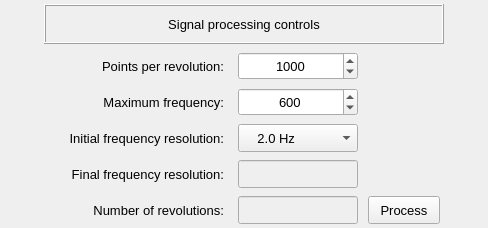
                  <widget class="QFrame" name="frame_4">
                   <property name="minimumSize">
                    <size>
                     <width>0</width>
                     <height>228</height>
                    </size>
                   </property>
                   <property name="maximumSize">
                    <size>
                     <width>16777215</width>
                     <height>228</height>
                    </size>
                   </property>
                   <property name="frameShape">
                    <enum>QFrame::Shape::NoFrame</enum>
                   </property>
                   <property name="frameShadow">
                    <enum>QFrame::Shadow::Raised</enum>
                   </property>
                   <layout class="QGridLayout" name="gridLayout">
                    <property name="leftMargin">
                     <number>4</number>
                    </property>
                    <property name="topMargin">
                     <number>4</number>
                    </property>
                    <property name="rightMargin">
                     <number>4</number>
                    </property>
                    <property name="bottomMargin">
                     <number>4</number>
                    </property>
                    <property name="horizontalSpacing">
                     <number>6</number>
                    </property>
                    <property name="verticalSpacing">
                     <number>8</number>
                    </property>
                    <item row="5" column="1">
                     <widget class="QLabel" name="label_39">
                      <property name="minimumSize">
                       <size>
                        <width>180</width>
                        <height>28</height>
                       </size>
                      </property>
                      <property name="maximumSize">
                       <size>
                        <width>180</width>
                        <height>28</height>
                       </size>
                      </property>
                      <property name="font">
                       <font>
                        <family>MS Shell Dlg 2</family>
                        <pointsize>10</pointsize>
                        <italic>false</italic>
                        <bold>false</bold>
                       </font>
                      </property>
                      <property name="text">
                       <string>Final frequency resolution:</string>
                      </property>
                      <property name="alignment">
                       <set>Qt::AlignmentFlag::AlignRight|Qt::AlignmentFlag::AlignTrailing|Qt::AlignmentFlag::AlignVCenter</set>
                      </property>
                     </widget>
                    </item>
                    <item row="4" column="2">
                     <widget class="QComboBox" name="comboBox_frequency_resolution">
                      <property name="minimumSize">
                       <size>
                        <width>120</width>
                        <height>28</height>
                       </size>
                      </property>
                      <property name="maximumSize">
                       <size>
                        <width>120</width>
                        <height>28</height>
                       </size>
                      </property>
                      <property name="font">
                       <font>
                        <family>MS Shell Dlg 2</family>
                        <pointsize>10</pointsize>
                        <italic>false</italic>
                        <bold>false</bold>
                       </font>
                      </property>
                      <property name="layoutDirection">
                       <enum>Qt::LayoutDirection::LeftToRight</enum>
                      </property>
                      <property name="currentIndex">
                       <number>4</number>
                      </property>
                      <item>
                       <property name="text">
                        <string>    0.1 Hz</string>
                       </property>
                      </item>
                      <item>
                       <property name="text">
                        <string>    0.2 Hz</string>
                       </property>
                      </item>
                      <item>
                       <property name="text">
                        <string>    0.5Hz</string>
                       </property>
                      </item>
                      <item>
                       <property name="text">
                        <string>    1.0 Hz</string>
                       </property>
                      </item>
                      <item>
                       <property name="text">
                        <string>    2.0 Hz</string>
                       </property>
                      </item>
                     </widget>
                    </item>
                    <item row="3" column="2">
                     <widget class="QSpinBox" name="spinBox_max_frequency">
                      <property name="minimumSize">
                       <size>
                        <width>120</width>
                        <height>28</height>
                       </size>
                      </property>
                      <property name="maximumSize">
                       <size>
                        <width>120</width>
                        <height>28</height>
                       </size>
                      </property>
                      <property name="font">
                       <font>
                        <family>MS Shell Dlg 2</family>
                        <pointsize>10</pointsize>
                        <italic>false</italic>
                        <bold>false</bold>
                       </font>
                      </property>
                      <property name="alignment">
                       <set>Qt::AlignmentFlag::AlignCenter</set>
                      </property>
                      <property name="minimum">
                       <number>100</number>
                      </property>
                      <property name="maximum">
                       <number>1000</number>
                      </property>
                      <property name="singleStep">
                       <number>10</number>
                      </property>
                      <property name="value">
                       <number>600</number>
                      </property>
                     </widget>
                    </item>
                    <item row="6" column="2">
                     <widget class="QLineEdit" name="lineEdit_number_of_revolutions">
                      <property name="enabled">
                       <bool>false</bool>
                      </property>
                      <property name="minimumSize">
                       <size>
                        <width>120</width>
                        <height>28</height>
                       </size>
                      </property>
                      <property name="maximumSize">
                       <size>
                        <width>120</width>
                        <height>28</height>
                       </size>
                      </property>
                      <property name="font">
                       <font>
                        <family>MS Shell Dlg 2</family>
                        <pointsize>10</pointsize>
                        <italic>false</italic>
                        <bold>false</bold>
                       </font>
                      </property>
                      <property name="styleSheet">
                       <string notr="true"/>
                      </property>
                      <property name="alignment">
                       <set>Qt::AlignmentFlag::AlignCenter</set>
                      </property>
                     </widget>
                    </item>
                    <item row="5" column="2">
                     <widget class="QLineEdit" name="lineEdit_frequency_resolution">
                      <property name="enabled">
                       <bool>false</bool>
                      </property>
                      <property name="minimumSize">
                       <size>
                        <width>120</width>
                        <height>28</height>
                       </size>
                      </property>
                      <property name="maximumSize">
                       <size>
                        <width>120</width>
                        <height>28</height>
                       </size>
                      </property>
                      <property name="font">
                       <font>
                        <family>MS Shell Dlg 2</family>
                        <pointsize>10</pointsize>
                        <italic>false</italic>
                        <bold>false</bold>
                       </font>
                      </property>
                      <property name="styleSheet">
                       <string notr="true"/>
                      </property>
                      <property name="alignment">
                       <set>Qt::AlignmentFlag::AlignCenter</set>
                      </property>
                     </widget>
                    </item>
                    <item row="6" column="1">
                     <widget class="QLabel" name="label_40">
                      <property name="minimumSize">
                       <size>
                        <width>180</width>
                        <height>28</height>
                       </size>
                      </property>
                      <property name="maximumSize">
                       <size>
                        <width>180</width>
                        <height>28</height>
                       </size>
                      </property>
                      <property name="font">
                       <font>
                        <family>MS Shell Dlg 2</family>
                        <pointsize>10</pointsize>
                        <italic>false</italic>
                        <bold>false</bold>
                       </font>
                      </property>
                      <property name="text">
                       <string>Number of revolutions:</string>
                      </property>
                      <property name="alignment">
                       <set>Qt::AlignmentFlag::AlignRight|Qt::AlignmentFlag::AlignTrailing|Qt::AlignmentFlag::AlignVCenter</set>
                      </property>
                     </widget>
                    </item>
                    <item row="4" column="1">
                     <widget class="QLabel" name="label_38">
                      <property name="minimumSize">
                       <size>
                        <width>180</width>
                        <height>28</height>
                       </size>
                      </property>
                      <property name="maximumSize">
                       <size>
                        <width>180</width>
                        <height>28</height>
                       </size>
                      </property>
                      <property name="font">
                       <font>
                        <family>MS Shell Dlg 2</family>
                        <pointsize>10</pointsize>
                        <italic>false</italic>
                        <bold>false</bold>
                       </font>
                      </property>
                      <property name="text">
                       <string>Initial frequency resolution:</string>
                      </property>
                      <property name="alignment">
                       <set>Qt::AlignmentFlag::AlignRight|Qt::AlignmentFlag::AlignTrailing|Qt::AlignmentFlag::AlignVCenter</set>
                      </property>
                     </widget>
                    </item>
                    <item row="3" column="1">
                     <widget class="QLabel" name="label_41">
                      <property name="minimumSize">
                       <size>
                        <width>180</width>
                        <height>28</height>
                       </size>
                      </property>
                      <property name="maximumSize">
                       <size>
                        <width>180</width>
                        <height>28</height>
                       </size>
                      </property>
                      <property name="font">
                       <font>
                        <family>MS Shell Dlg 2</family>
                        <pointsize>10</pointsize>
                        <italic>false</italic>
                        <bold>false</bold>
                       </font>
                      </property>
                      <property name="text">
                       <string>Maximum frequency:</string>
                      </property>
                      <property name="alignment">
                       <set>Qt::AlignmentFlag::AlignRight|Qt::AlignmentFlag::AlignTrailing|Qt::AlignmentFlag::AlignVCenter</set>
                      </property>
                     </widget>
                    </item>
                    <item row="1" column="1" colspan="3">
                     <widget class="QFrame" name="frame_6">
                      <property name="minimumSize">
                       <size>
                        <width>400</width>
                        <height>40</height>
                       </size>
                      </property>
                      <property name="maximumSize">
                       <size>
                        <width>480</width>
                        <height>40</height>
                       </size>
                      </property>
                      <property name="frameShape">
                       <enum>QFrame::Shape::Box</enum>
                      </property>
                      <property name="frameShadow">
                       <enum>QFrame::Shadow::Raised</enum>
                      </property>
                      <layout class="QGridLayout" name="gridLayout_16">
                       <property name="leftMargin">
                        <number>2</number>
                       </property>
                       <property name="topMargin">
                        <number>2</number>
                       </property>
                       <property name="rightMargin">
                        <number>2</number>
                       </property>
                       <property name="bottomMargin">
                        <number>2</number>
                       </property>
                       <item row="0" column="0">
                        <widget class="QLabel" name="label_4">
                         <property name="font">
                          <font>
                           <family>MS Shell Dlg 2</family>
                           <pointsize>10</pointsize>
                           <italic>false</italic>
                           <bold>false</bold>
                          </font>
                         </property>
                         <property name="text">
                          <string>Signal processing controls</string>
                         </property>
                         <property name="alignment">
                          <set>Qt::AlignmentFlag::AlignCenter</set>
                         </property>
                        </widget>
                       </item>
                      </layout>
                     </widget>
                    </item>
                    <item row="6" column="4">
                     <spacer name="horizontalSpacer_3">
                      <property name="orientation">
                       <enum>Qt::Orientation::Horizontal</enum>
                      </property>
                      <property name="sizeHint" stdset="0">
                       <size>
                        <width>40</width>
                        <height>20</height>
                       </size>
                      </property>
                     </spacer>
                    </item>
                    <item row="6" column="0">
                     <spacer name="horizontalSpacer_4">
                      <property name="orientation">
                       <enum>Qt::Orientation::Horizontal</enum>
                      </property>
                      <property name="sizeHint" stdset="0">
                       <size>
                        <width>40</width>
                        <height>20</height>
                       </size>
                      </property>
                     </spacer>
                    </item>
                    <item row="6" column="3">
                     <widget class="QPushButton" name="pushButton_process_aquisition_parameters">
                      <property name="minimumSize">
                       <size>
                        <width>72</width>
                        <height>28</height>
                       </size>
                      </property>
                      <property name="maximumSize">
                       <size>
                        <width>72</width>
                        <height>28</height>
                       </size>
                      </property>
                      <property name="font">
                       <font>
                        <family>MS Shell Dlg 2</family>
                        <pointsize>10</pointsize>
                        <italic>false</italic>
                        <bold>false</bold>
                       </font>
                      </property>
                      <property name="toolTip">
                       <string>&lt;html&gt;&lt;head/&gt;&lt;body&gt;&lt;p&gt;Press to process the aquisition parameters&lt;/p&gt;&lt;/body&gt;&lt;/html&gt;</string>
                      </property>
                      <property name="styleSheet">
                       <string notr="true"/>
                      </property>
                      <property name="text">
                       <string>Process</string>
                      </property>
                      <property name="autoDefault">
                       <bool>false</bool>
                      </property>
                     </widget>
                    </item>
                    <item row="2" column="2">
                     <widget class="QSpinBox" name="spinBox_number_of_points">
                      <property name="minimumSize">
                       <size>
                        <width>120</width>
                        <height>28</height>
                       </size>
                      </property>
                      <property name="maximumSize">
                       <size>
                        <width>120</width>
                        <height>28</height>
                       </size>
                      </property>
                      <property name="font">
                       <font>
                        <family>MS Shell Dlg 2</family>
                        <pointsize>10</pointsize>
                        <italic>false</italic>
                        <bold>false</bold>
                       </font>
                      </property>
                      <property name="alignment">
                       <set>Qt::AlignmentFlag::AlignCenter</set>
                      </property>
                      <property name="minimum">
                       <number>60</number>
                      </property>
                      <property name="maximum">
                       <number>10000</number>
                      </property>
                      <property name="singleStep">
                       <number>1</number>
                      </property>
                      <property name="value">
                       <number>1000</number>
                      </property>
                     </widget>
                    </item>
                    <item row="2" column="1">
                     <widget class="QLabel" name="label_37">
                      <property name="minimumSize">
                       <size>
                        <width>180</width>
                        <height>28</height>
                       </size>
                      </property>
                      <property name="maximumSize">
                       <size>
                        <width>180</width>
                        <height>28</height>
                       </size>
                      </property>
                      <property name="font">
                       <font>
                        <family>MS Shell Dlg 2</family>
                        <pointsize>10</pointsize>
                        <italic>false</italic>
                        <bold>false</bold>
                       </font>
                      </property>
                      <property name="text">
                       <string>Points per revolution:</string>
                      </property>
                      <property name="alignment">
                       <set>Qt::AlignmentFlag::AlignRight|Qt::AlignmentFlag::AlignTrailing|Qt::AlignmentFlag::AlignVCenter</set>
                      </property>
                     </widget>
                    </item>
                   </layout>
                  </widget>
